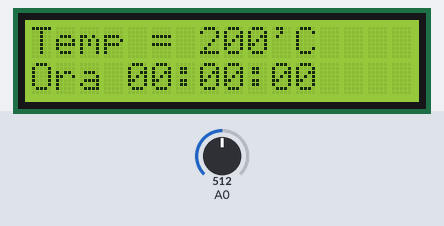
Simulated run of this sketch. Board: Arduino Uno, built with avr-gcc and run on an emulated ATmega328P. On the bench: 16×2 character LCD. Inputs (shaded band) come from the test bench; at power-on: A0 = 512.

Above: at 1.6 s.
1.7 s: A0 set to 716
At 2.8 s:
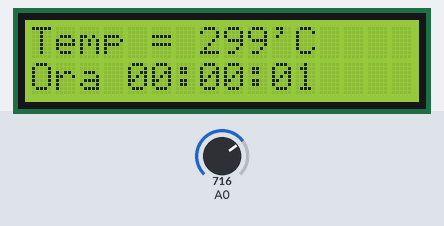
4.5 s: A0 set to 900
At 5.8 s:
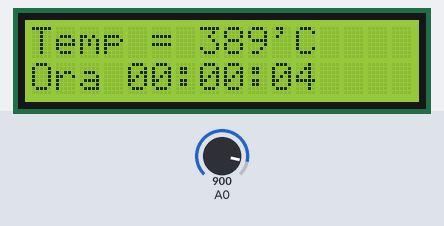
7.5 s: A0 set to 1023
At 8.8 s:
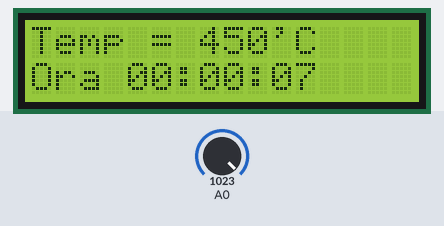
Timing chart, 0 to 10.5 s (numbered marks = the images above; inputs shaded):
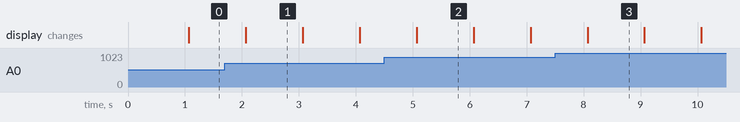

Measured:
- what the display in image 1 shows lasts 1.0 s, from 2.1 s to 3.1 s

The sketch:

tema2_PS1N_CocotaCiobanu.ino
```cpp
#include <LiquidCrystal.h>
const int rs=12, en=11 ,d4=5,d5=4,d6=3,d7=2;
LiquidCrystal lcd(rs, en, d4, d5, d6, d7);
int ora=23,min=59,sec=58,temp,numar_CAN,voltageValue;
float q=5000/1023.0;

void setup()
{
  lcd.begin(16, 2);
  TCCR1A = 0;
  TCCR1B = 0;
  TCNT1  = 0;
  OCR1A =15624 ;
  TCCR1B |= (1 << WGM12);
  TCCR1B |= (1 << CS12)|(1 << CS10);
  TIMSK1 |= (1 << OCIE1A);
}

void loop()
{
  adc_init();
  numar_CAN=read_adc(0);
  voltageValue=numar_CAN*q;
  temp=(voltageValue-500)/10;

}
ISR(TIMER1_COMPA_vect)
{
  sec++;
  if(sec==60)
  {
    sec=0;
    min++;
  }
  if(min==60)
  {
    min=0;
    if(ora==23)
    	ora=0;
    else
    	ora++;
  }
  lcd.clear();
  lcd.print("Temp = ");
  lcd.print(temp);
  lcd.print("'C");
  lcd.setCursor(0,1);
  lcd.print("Ora ");
  if(ora<10)
    lcd.print("0");
  lcd.print(ora);
  lcd.print(":");
  if(min<10)
    lcd.print("0");
  lcd.print(min);
  lcd.print(":");
  if(sec<10)
    lcd.print("0");
  lcd.print(sec);
}
void adc_init()//adc initialization
{
ADCSRA |= ((1<<ADPS2) | (1<<ADPS1) | (1<<ADPS0));//set division factor between system clock frequency and the input clock to the ADC- 128
ADMUX |= (1<<REFS0);//AVcc with external capacitor at Aref pin
ADCSRA |= (1<<ADEN);//enable ADC
ADCSRA |= (1<<ADSC);//ADC start conversion
}

uint16_t read_adc(uint8_t channel)
{
ADMUX &= 0xF0;//set input AO to A5
ADMUX |= channel;//select chanel AO to A5
ADCSRA |= (1<<ADSC);//start conversion
while(ADCSRA & (1<<ADSC));//wait while adc conversion are not updated
return ADCW;//read and return voltage
}
```
